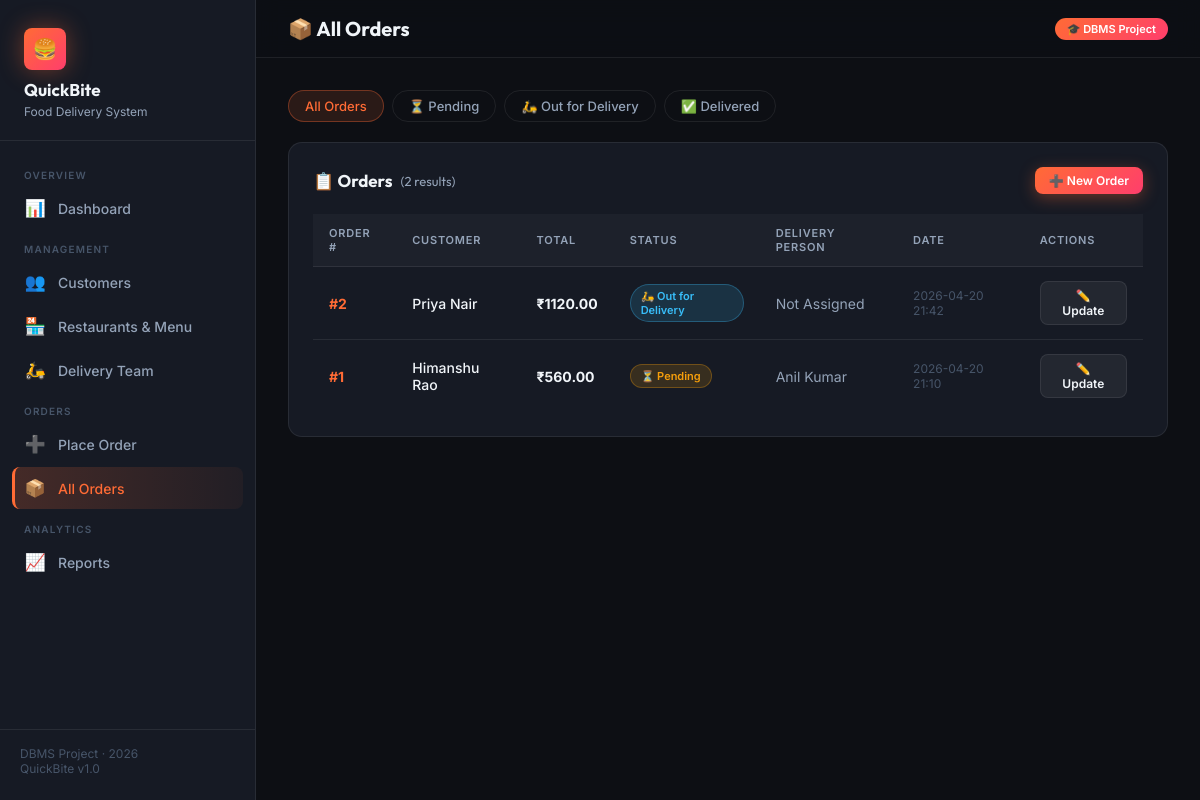
The page /orders on the database its author committed.
### tables this page shows
CREATE TABLE Orders (
            id               INTEGER PRIMARY KEY AUTOINCREMENT,
            customer_id      INTEGER NOT NULL,
            delivery_person_id INTEGER,
            total_amount     REAL    NOT NULL DEFAULT 0,
            status           TEXT    NOT NULL DEFAULT 'Pending',
            order_date       TEXT    NOT NULL,
            FOREIGN KEY (customer_id)       REFERENCES Customers(id),
            FOREIGN KEY (delivery_person_id) REFERENCES Delivery_Person(id)
        );

CREATE TABLE Customers (
            id      INTEGER PRIMARY KEY AUTOINCREMENT,
            name    TEXT    NOT NULL,
            phone   TEXT    NOT NULL,
            address TEXT    NOT NULL
        );

### app.py (the view)
@app.route("/orders")
def orders():
    conn = get_db()
    status_filter = request.args.get("status", "")
    query = """
        SELECT o.id, c.name AS customer, o.total_amount, o.status,
               o.order_date, COALESCE(dp.name, 'Not Assigned') AS delivery_person
        FROM Orders o
        JOIN Customers c ON o.customer_id = c.id
        LEFT JOIN Delivery_Person dp ON o.delivery_person_id = dp.id
    """
    if status_filter:
        all_orders = conn.execute(query + " WHERE o.status=? ORDER BY o.id DESC",
                                  (status_filter,)).fetchall()
    else:
        all_orders = conn.execute(query + " ORDER BY o.id DESC").fetchall()
    delivery_persons = conn.execute("SELECT * FROM Delivery_Person").fetchall()
    conn.close()
    return render_template("orders.html", orders=all_orders,
                           delivery_persons=delivery_persons,
                           status_filter=status_filter)

### app.py (called while the page is built)
def get_db():
    conn = sqlite3.connect(DB_PATH)
    conn.row_factory = sqlite3.Row
    conn.execute("PRAGMA foreign_keys = ON")
    return conn

### templates/orders.html (shortened to what this page needs)
{% extends "base.html" %}
{% block topbar_title %}📦 All Orders{% endblock %}
{% block content %}
<div class="filter-bar">
  <a href="{{ url_for('orders') }}"
     class="filter-btn {% if not status_filter %}active{% endif %}">All Orders</a>
  <a href="{{ url_for('orders', status='Pending') }}"
     class="filter-btn {% if status_filter == 'Pending' %}active{% endif %}">⏳ Pending</a>
  <a href="{{ url_for('orders', status='Out for Delivery') }}"
     class="filter-btn {% if status_filter == 'Out for Delivery' %}active{% endif %}">🛵 Out for Delivery</a>
  <a href="{{ url_for('orders', status='Delivered') }}"
     class="filter-btn {% if status_filter == 'Delivered' %}active{% endif %}">✅ Delivered</a>
</div>
<div class="card">
  <div class="card-header">
    <div class="card-title">
      📋 Orders
      <span style="font-size:13px;font-weight:400;color:var(--text-2);">
        ({{ orders|length }} result{{ 's' if orders|length != 1 }})
      </span>
    </div>
    <a href="{{ url_for('place_order') }}" class="btn btn-primary btn-sm">➕ New Order</a>
  </div>
  {% if orders %}
  <div class="table-wrap">
    <table>
      <thead>
        <tr>
          <th>Order #</th>
          <th>Customer</th>
          <th>Total</th>
          <th>Status</th>
          <th>Delivery Person</th>
          <th>Date</th>
          <th>Actions</th>
        </tr>
      </thead>
      <tbody>
        {% for o in orders %}
        <tr>
          <td>
            <a href="{{ url_for('order_detail', order_id=o.id) }}"
               style="color:var(--accent);font-weight:700;text-decoration:none;">#{{ o.id }}</a>
          </td>
          <td style="font-weight:500;">{{ o.customer }}</td>
          <td style="font-weight:700;color:var(--text);">₹{{ "%.2f"|format(o.total_amount) }}</td>
          <td>
            {% if o.status == 'Pending' %}
              <span class="badge badge-pending">⏳ Pending</span>
            {% elif o.status == 'Out for Delivery' %}
              <span class="badge badge-out">🛵 Out for Delivery</span>
            {% else %}
              <span class="badge badge-delivered">✅ Delivered</span>
            {% endif %}
          </td>
          <td style="color:var(--text-2);">{{ o.delivery_person }}</td>
          <td style="color:var(--text-3);font-size:12px;">{{ o.order_date[:16] }}</td>
          <td>
            <button class="btn btn-secondary btn-sm"
                    onclick="openUpdateModal({{ o.id }}, '{{ o.status }}', '{{ o.delivery_person }}')"
                    id="update-btn-{{ o.id }}">
              ✏️ Update
            </button>
          </td>
        </tr>
        {% endfor %}
      </tbody>
    </table>
  </div>
  {% endif %}
</div>
{% endblock %}

### static/style.css (style rules this page uses)
:root { --bg: #0d0f14; --bg-card: #161a24; --bg-input: #1e2333; --border: rgba(255,255,255,0.08); --border-glow: rgba(255,107,53,0.45); --accent: #ff6b35; --accent-2: #f7c59f; --accent-3: #ff3e6c; --green: #22c55e; --yellow: #f59e0b; --blue: #38bdf8; --purple: #a78bfa; --red: #ef4444; --text: #f1f5f9; --text-2: #94a3b8; --text-3: #475569; --radius: 14px; --radius-sm: 8px; --shadow: 0 8px 32px rgba(0,0,0,0.45); --shadow-lg: 0 24px 64px rgba(0,0,0,0.55); --sidebar-w: 256px; }
*, *::before, *::after { box-sizing: border-box; margin: 0; padding: 0; }
html { scroll-behavior: smooth; }
body { font-family: 'Inter', sans-serif; background: var(--bg); color: var(--text); min-height: 100vh; display: flex; overflow-x: hidden; }
.card { background: var(--bg-card); border: 1px solid var(--border); border-radius: var(--radius); padding: 24px; transition: border-color 0.2s ease, box-shadow 0.2s ease; }
.card-header { display: flex; align-items: center; justify-content: space-between; margin-bottom: 20px; }
.card-title { font-family: 'Outfit', sans-serif; font-size: 17px; font-weight: 700; display: flex; align-items: center; gap: 8px; }
.table-wrap { overflow-x: auto; }
table { width: 100%; border-collapse: collapse; font-size: 14px; }
thead th { background: rgba(255,255,255,0.03); color: var(--text-2); font-size: 11px; font-weight: 600; letter-spacing: 0.8px; text-transform: uppercase; padding: 12px 16px; text-align: left; border-bottom: 1px solid var(--border); }
tbody tr { border-bottom: 1px solid var(--border); transition: background 0.15s ease; }
tbody tr:last-child { border-bottom: none; }
tbody td { padding: 14px 16px; color: var(--text); }
.badge { display: inline-flex; align-items: center; gap: 5px; font-size: 11px; font-weight: 600; padding: 4px 10px; border-radius: 20px; }
.badge-pending { background: rgba(245,158,11,0.15); color: var(--yellow); border: 1px solid rgba(245,158,11,0.3); }
.badge-out { background: rgba(56,189,248,0.15); color: var(--blue); border: 1px solid rgba(56,189,248,0.3); }
.btn { display: inline-flex; align-items: center; gap: 8px; padding: 10px 20px; border-radius: var(--radius-sm); font-size: 14px; font-weight: 600; font-family: 'Inter', sans-serif; border: none; cursor: pointer; transition: all 0.2s ease; text-decoration: none; }
.btn-primary { background: linear-gradient(135deg, var(--accent), var(--accent-3)); color: #fff; box-shadow: 0 4px 16px rgba(255,107,53,0.35); }
.btn-secondary { background: rgba(255,255,255,0.06); color: var(--text); border: 1px solid var(--border); }
.btn-sm { padding: 6px 14px; font-size: 12px; }
.filter-bar { display: flex; gap: 8px; margin-bottom: 20px; flex-wrap: wrap; }
.filter-btn { padding: 7px 16px; border-radius: 20px; border: 1px solid var(--border); background: transparent; color: var(--text-2); font-size: 13px; font-weight: 500; cursor: pointer; text-decoration: none; transition: all 0.2s ease; }
.filter-btn:hover, .filter-btn.active { background: rgba(255,107,53,0.12); color: var(--accent); border-color: rgba(255,107,53,0.35); }

### rows shown on the page
Orders: id "2", customer "Priya Nair", total_amount "1120.00", status "🛵 Out for Delivery", delivery_person "Not Assigned", order_date "2026-04-20 21:42"
Orders: id "1", customer "Himanshu Rao", total_amount "560.00", status "⏳ Pending", delivery_person "Anil Kumar", order_date "2026-04-20 21:10"

### other values the page prints
{{ orders|length }} "2"
{{ 's' if orders|length != 1 }} "s"
